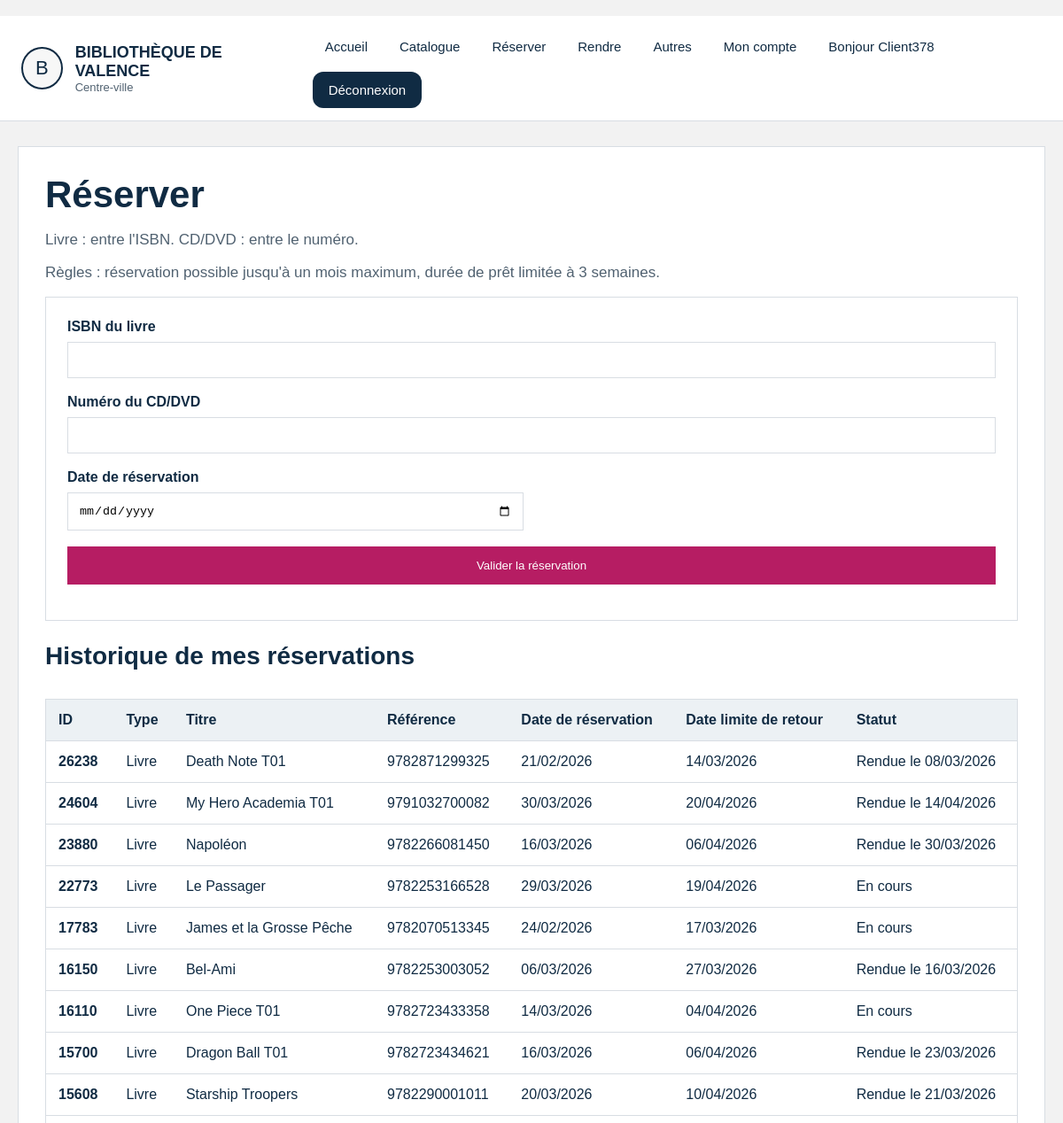
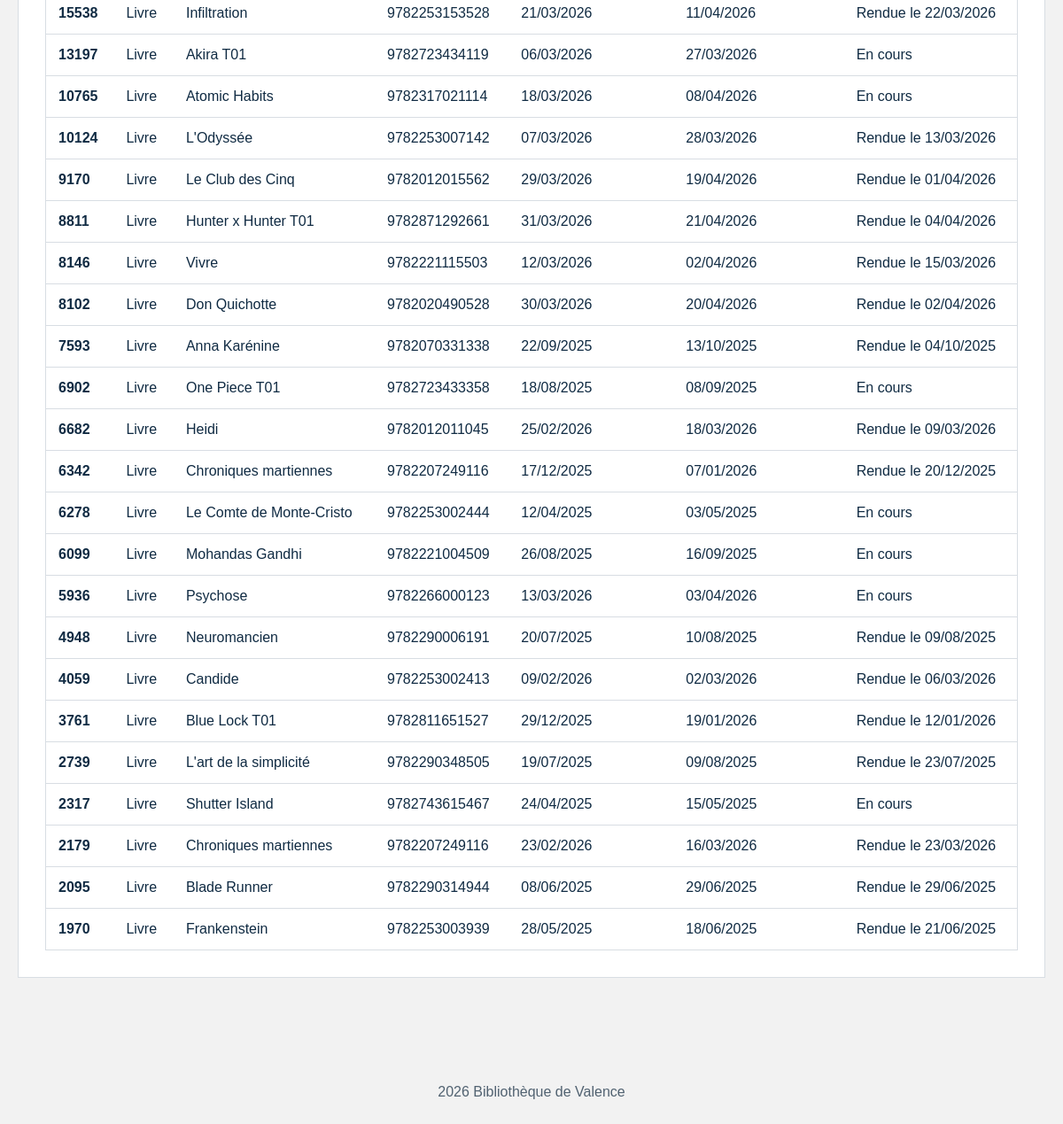
Screenshot of /reserver (signed in) with the database file from the repository (2 pictures, top to bottom).
### tables this page shows
CREATE TABLE LIVRE (id_livre INTEGER PRIMARY KEY, nom_livre TEXT, auteur_livre TEXT, maison_edition_livre TEXT, annee_livre NUMERIC, id_categorie NUMERIC REFERENCES CATEGORIE (id_categorie), ISBN_livre NUMERIC, resume TEXT, image TEXT, disponibilité INTEGER, total_exemplaires INTEGER);

CREATE TABLE RESERVATION (id_reservation NUMERIC PRIMARY KEY, date_reservation TEXT, date_de_retour TEXT, "id_client" NUMERIC REFERENCES CLIENT (id_client), bibliotheque_retrait TEXT, date_limite_retour TEXT, date_retour_effective TEXT);

### main.py (the view, shortened to what this page needs)
@application.route("/reserver", methods=["GET", "POST"])
def reserver():
    redirection = verifier_connexion()
    if redirection:
        return redirection
    base = bdd()
    message = None
    erreur = None
    utilisateur_id = session["utilisateur"]["id"]
    def creer_resa():
        auj = date.today()
        curseur = base.execute(
            "INSERT INTO RESERVATION (date_reservation, date_de_retour, id_client, date_limite_retour, date_retour_effective) VALUES (?, NULL, ?, ?, NULL)",
            (date_francaise(auj), utilisateur_id, date_francaise(auj + timedelta(days=21))),
        )
        return curseur.lastrowid
    historique = bdd().execute(
        """
        SELECT type_media, id_reservation, nom_media, reference_media, date_reservation, date_limite_retour, date_retour_effective
        FROM VUE_HISTORIQUE_RESERVATIONS
        WHERE id_client = ?
        ORDER BY id_reservation DESC
        """,
        (utilisateur_id,),
    ).fetchall()
    return render_template("reserver.html", message=message, erreur=erreur, historique=historique)

### fonctions.py (called while the page is built)
def bdd(base_path=BASE_DONNEES):
    if "bdd" not in g:
        g.bdd = sqlite3.connect(base_path)
        g.bdd.row_factory = sqlite3.Row
    return g.bdd

def fermer_bdd(_erreur=None):
    connexion = g.pop("bdd", None)
    if connexion:
        connexion.close()

def faire_slug(texte):
    return "-".join(str(texte).strip().lower().split())

def categories_menu(base_path=BASE_DONNEES):
    try:
        lignes = bdd(base_path).execute(
            "SELECT id_categorie, nom_categorie FROM CATEGORIE ORDER BY id_categorie"
        ).fetchall()
    except Exception:
        return []
    return [
        {
            "id": l["id_categorie"],
            "nom": l["nom_categorie"],
            "categorie_url": faire_slug(l["nom_categorie"]),
        }
        for l in lignes
    ]

def verifier_connexion():
    if "utilisateur" not in session:
        return redirect(url_for("connexion", next=request.path))
    return None

def contexte_global(base_path=BASE_DONNEES):
    return {
        "utilisateur": session.get("utilisateur"),
        "admin_connecte": bool(session.get("admin")),
        "menu_categories": categories_menu(base_path),
    }

### main.py (called while the page is built)
@application.teardown_appcontext
def nettoyage_bdd(_erreur):
    fermer_bdd(_erreur)

@application.context_processor
def injecter_contexte():
    return contexte_global()

### templates/reserver.html (shortened to what this page needs)
﻿{% extends "base.html" %}
{% block content %}
<h1>Réserver</h1>
<p>Livre : entre l'ISBN. CD/DVD : entre le numéro.</p>
<p>Règles : réservation possible jusqu'à un mois maximum, durée de prêt limitée à 3 semaines.</p>
<div class="formulaire">
    <form method="POST" action="{{ url_for('reserver') }}">
        <div class="grille-formulaire">
            <div class="champ-formulaire grand">
                <label for="isbn">ISBN du livre</label>
                <input type="text" id="isbn" name="isbn">
            </div>
            <div class="champ-formulaire grand">
                <label for="numero_cd_dvd">Numéro du CD/DVD</label>
                <input type="number" id="numero_cd_dvd" name="numero_cd_dvd" min="1">
            </div>
            <div class="champ-formulaire">
                <label for="date_reservation">Date de réservation</label>
                <input type="date" id="date_reservation" name="date_reservation">
            </div>
            <div class="champ-formulaire grand">
                <button type="submit">Valider la réservation</button>
            </div>
        </div>
    </form>
</div>
<h2>Historique de mes réservations</h2>
<div class="table-conteneur">
    <table class="tableau-horaires">
        <thead>
            <tr>
                <th>ID</th>
                <th>Type</th>
                <th>Titre</th>
                <th>Référence</th>
                <th>Date de réservation</th>
                <th>Date limite de retour</th>
                <th>Statut</th>
            </tr>
        </thead>
        <tbody>
            {% for r in historique %}
            <tr>
                <td>{{ r["id_reservation"] }}</td>
                <td>{{ r["type_media"] }}</td>
                <td>{{ r["nom_media"] }}</td>
                <td>{{ r["reference_media"] }}</td>
                <td>{{ r["date_reservation"] }}</td>
                <td>{{ r["date_limite_retour"] or "-" }}</td>
                <td>
                    {% if r["date_retour_effective"] %}
                        Rendue le {{ r["date_retour_effective"] }}
                    {% else %}
                        En cours
                    {% endif %}
                </td>
            </tr>
            {% else %}
            <tr>
                <td colspan="7">Aucune réservation pour le moment.</td>
            </tr>
            {% endfor %}
        </tbody>
    </table>
</div>
{% endblock %}

### static/style.css (style rules this page uses)
* { box-sizing:border-box; }
body { margin:0; font-family:Arial, sans-serif; background:var(--fond); color:var(--bleu); }
.bloc-principal h1 { margin:0 0 10px 0; font-size:42px; }
.bloc-principal h2 { margin:24px 0 12px 0; font-size:28px; }
.bloc-principal p { color:var(--gris); font-size:17px; }
.tableau-horaires { width:100%; border-collapse:collapse; background:var(--blanc); border:1px solid var(--gris-clair); margin-top:20px; }
.tableau-horaires th, .tableau-horaires td { padding:14px; border-bottom:1px solid var(--gris-clair); text-align:left; }
.tableau-horaires th { background:#ecf1f4; }
.tableau-horaires td:first-child { font-weight:bold; color:var(--bleu); }
.formulaire { background:var(--blanc); border:1px solid var(--gris-clair); padding:24px; }
.grille-formulaire { display:grid; grid-template-columns:1fr 1fr; gap:18px; }
.champ-formulaire { display:flex; flex-direction:column; gap:8px; }
.champ-formulaire.grand { grid-column:1 / -1; }
.champ-formulaire label { font-weight:bold; }
.formulaire input, .formulaire select, .formulaire textarea { width:100%; padding:12px; border:1px solid var(--gris-clair); }
.formulaire button { padding:14px 20px; border:none; background:var(--rose); color:white; cursor:pointer; }
.table-conteneur { overflow:auto; }

### rows the page displays
LIVRE: id_reservation "26238", type_media "Livre", nom_media "Death Note T01", reference_media "9782871299325", date_reservation "21/02/2026", r "14/03/2026", date_retour_effective "08/03/2026"
LIVRE: id_reservation "24604", type_media "Livre", nom_media "My Hero Academia T01", reference_media "9791032700082", date_reservation "30/03/2026", r "20/04/2026", date_retour_effective "14/04/2026"
LIVRE: id_reservation "23880", type_media "Livre", nom_media "Napoléon", reference_media "9782266081450", date_reservation "16/03/2026", r "06/04/2026", date_retour_effective "30/03/2026"
LIVRE: id_reservation "22773", type_media "Livre", nom_media "Le Passager", reference_media "9782253166528", date_reservation "29/03/2026", r "19/04/2026", shows "En cours"
LIVRE: id_reservation "17783", type_media "Livre", nom_media "James et la Grosse Pêche", reference_media "9782070513345", date_reservation "24/02/2026", r "17/03/2026", shows "En cours"
LIVRE: id_reservation "16150", type_media "Livre", nom_media "Bel-Ami", reference_media "9782253003052", date_reservation "06/03/2026", r "27/03/2026", date_retour_effective "16/03/2026"
LIVRE: id_reservation "16110", type_media "Livre", nom_media "One Piece T01", reference_media "9782723433358", date_reservation "14/03/2026", r "04/04/2026", shows "En cours", id_reservation "6902", date_reservation "18/08/2025", r "08/09/2025"
LIVRE: id_reservation "15700", type_media "Livre", nom_media "Dragon Ball T01", reference_media "9782723434621", date_reservation "16/03/2026", r "06/04/2026", date_retour_effective "23/03/2026"
LIVRE: id_reservation "15608", type_media "Livre", nom_media "Starship Troopers", reference_media "9782290001011", date_reservation "20/03/2026", r "10/04/2026", date_retour_effective "21/03/2026"
LIVRE: id_reservation "15538", type_media "Livre", nom_media "Infiltration", reference_media "9782253153528", date_reservation "21/03/2026", r "11/04/2026", date_retour_effective "22/03/2026"
LIVRE: id_reservation "13197", type_media "Livre", nom_media "Akira T01", reference_media "9782723434119", date_reservation "06/03/2026", r "27/03/2026", shows "En cours"
LIVRE: id_reservation "10765", type_media "Livre", nom_media "Atomic Habits", reference_media "9782317021114", date_reservation "18/03/2026", r "08/04/2026", shows "En cours"
LIVRE: id_reservation "10124", type_media "Livre", nom_media "L'Odyssée", reference_media "9782253007142", date_reservation "07/03/2026", r "28/03/2026", date_retour_effective "13/03/2026"
LIVRE: id_reservation "9170", type_media "Livre", nom_media "Le Club des Cinq", reference_media "9782012015562", date_reservation "29/03/2026", r "19/04/2026", date_retour_effective "01/04/2026"
LIVRE: id_reservation "8811", type_media "Livre", nom_media "Hunter x Hunter T01", reference_media "9782871292661", date_reservation "31/03/2026", r "21/04/2026", date_retour_effective "04/04/2026"
LIVRE: id_reservation "8146", type_media "Livre", nom_media "Vivre", reference_media "9782221115503", date_reservation "12/03/2026", r "02/04/2026", date_retour_effective "15/03/2026"
LIVRE: id_reservation "8102", type_media "Livre", nom_media "Don Quichotte", reference_media "9782020490528", date_reservation "30/03/2026", r "20/04/2026", date_retour_effective "02/04/2026"
LIVRE: id_reservation "7593", type_media "Livre", nom_media "Anna Karénine", reference_media "9782070331338", date_reservation "22/09/2025", r "13/10/2025", date_retour_effective "04/10/2025"
LIVRE: id_reservation "6682", type_media "Livre", nom_media "Heidi", reference_media "9782012011045", date_reservation "25/02/2026", r "18/03/2026", date_retour_effective "09/03/2026"
LIVRE: id_reservation "6342", type_media "Livre", nom_media "Chroniques martiennes", reference_media "9782207249116", date_reservation "17/12/2025", r "07/01/2026", date_retour_effective "20/12/2025"
LIVRE: id_reservation "6278", type_media "Livre", nom_media "Le Comte de Monte-Cristo", reference_media "9782253002444", date_reservation "12/04/2025", r "03/05/2025", shows "En cours"
LIVRE: id_reservation "6099", type_media "Livre", nom_media "Mohandas Gandhi", reference_media "9782221004509", date_reservation "26/08/2025", r "16/09/2025", shows "En cours"
LIVRE: id_reservation "5936", type_media "Livre", nom_media "Psychose", reference_media "9782266000123", date_reservation "13/03/2026", r "03/04/2026", shows "En cours"
LIVRE: id_reservation "4948", type_media "Livre", nom_media "Neuromancien", reference_media "9782290006191", date_reservation "20/07/2025", r "10/08/2025", date_retour_effective "09/08/2025"
LIVRE: id_reservation "4059", type_media "Livre", nom_media "Candide", reference_media "9782253002413", date_reservation "09/02/2026", r "02/03/2026", date_retour_effective "06/03/2026"
RESERVATION: id_reservation "3761", type_media "Livre", nom_media "Blue Lock T01", reference_media "9782811651527", date_reservation "29/12/2025", date_limite_retour "19/01/2026", date_retour_effective "12/01/2026"
RESERVATION: id_reservation "2739", type_media "Livre", nom_media "L'art de la simplicité", reference_media "9782290348505", date_reservation "19/07/2025", date_limite_retour "09/08/2025", date_retour_effective "23/07/2025"
RESERVATION: id_reservation "2317", type_media "Livre", nom_media "Shutter Island", reference_media "9782743615467", date_reservation "24/04/2025", date_limite_retour "15/05/2025", shows "En cours"
RESERVATION: id_reservation "2179", type_media "Livre", nom_media "Chroniques martiennes", reference_media "9782207249116", date_reservation "23/02/2026", date_limite_retour "16/03/2026", date_retour_effective "23/03/2026"
RESERVATION: id_reservation "2095", type_media "Livre", nom_media "Blade Runner", reference_media "9782290314944", date_reservation "08/06/2025", date_limite_retour "29/06/2025", date_retour_effective "29/06/2025"
RESERVATION: id_reservation "1970", type_media "Livre", nom_media "Frankenstein", reference_media "9782253003939", date_reservation "28/05/2025", date_limite_retour "18/06/2025", date_retour_effective "21/06/2025"

### other values shown
{{ utilisateur.prenom }} "Client378"
